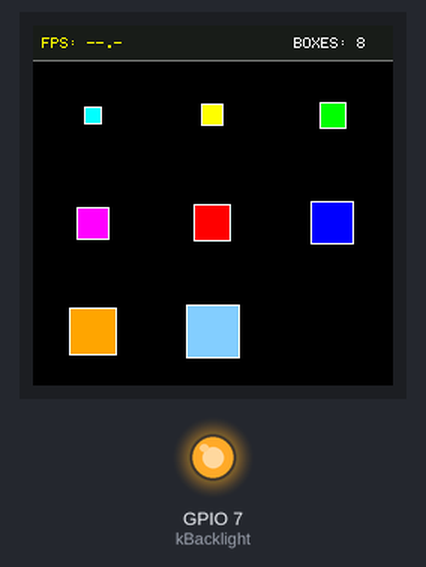
Simulated run of this program. Board: ESP32-S3. Parts: 240×240 colour display, output pins drawn as LEDs (lit = HIGH). What the program prints to the serial monitor is not drawn.

Above: at 0.47 s.
At 4.85 s:
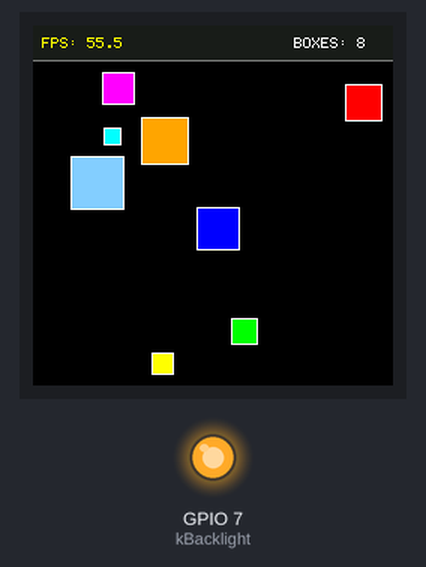
At 9.25 s:
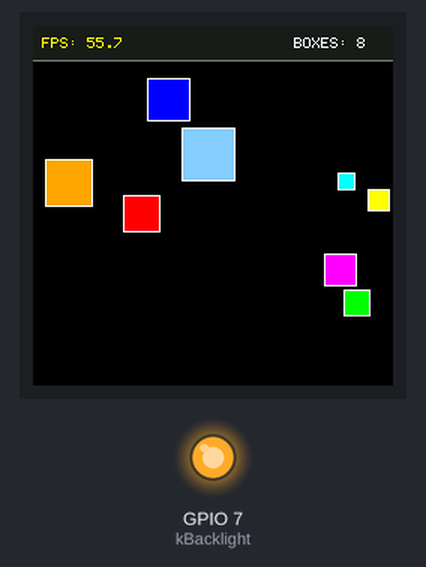
At 19.31 s:
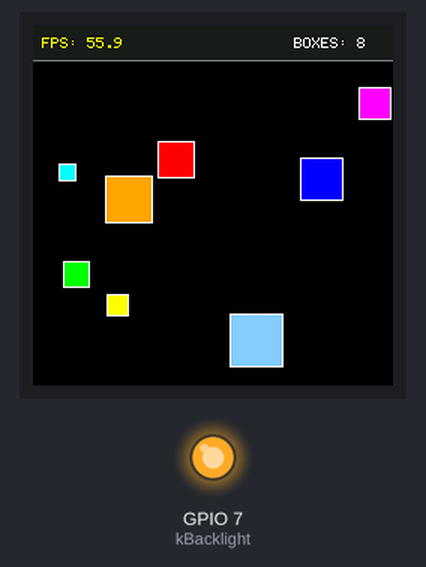
At 29.39 s:
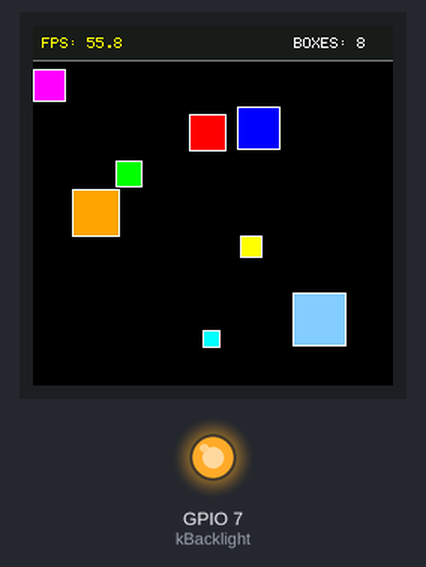
At 39.45 s:
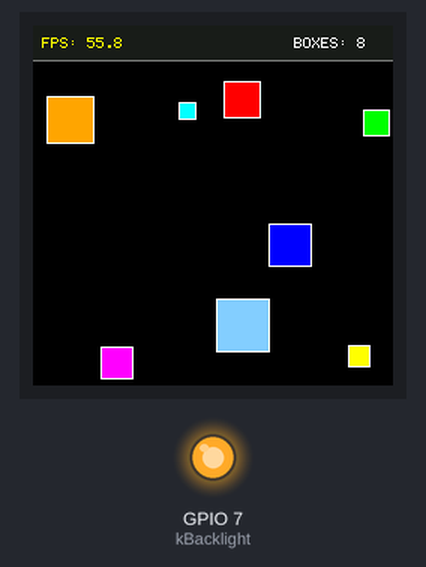

The program:

main.cpp
```cpp
#include <Arduino.h>
#include <SPI.h>
#include <Adafruit_GFX.h>
#include <Adafruit_ST7789.h>

#include "animation.h"
#include "display_config.h"

namespace {
using namespace DisplayConfig;

constexpr int16_t kCanvasWidth = (kRotation & 1) ? kHeight : kWidth;
constexpr int16_t kCanvasHeight = (kRotation & 1) ? kWidth : kHeight;
static_assert(kRotation <= 3 && kBoxCount > 0 && kBoxCount <= 32,
              "Use rotation 0..3 and 1..32 boxes");
static_assert(kMinBoxSize >= 3 && kMaxBoxSize >= kMinBoxSize &&
                  kMaxBoxSize < kCanvasWidth &&
                  kMaxBoxSize < kCanvasHeight - kHudHeight,
              "Boxes must fit the animation area");
static_assert(kHudHeight >= 20 && kCanvasWidth >= 200 && kSpeedScale > 0 &&
                  kFrameIntervalUs > 0 && kFpsUpdateIntervalUs > 0 &&
                  kMaxPhysicsStepUs > 0,
              "Invalid display or timing configuration");

Adafruit_ST7789 display(&SPI, kCs, kDc, kReset);
// 整帧合成，SPI 只传输发生变化的矩形。
GFXcanvas16 frame(kCanvasWidth, kCanvasHeight);
Animation::Box boxes[kBoxCount];
Animation::Rect dirtyRegions[kBoxCount];

constexpr uint16_t kColors[] = {
    ST77XX_CYAN, ST77XX_YELLOW, ST77XX_GREEN, ST77XX_MAGENTA,
    ST77XX_RED, ST77XX_BLUE, 0xFD20, 0x867F};
constexpr size_t kColorCount = sizeof(kColors) / sizeof(kColors[0]);
uint32_t lastFrameUs = 0;
uint32_t fpsWindowStartUs = 0;
uint32_t completedFrames = 0;
char fpsLabel[20] = "FPS: --.-";
bool hudDirty = false;

bool initializeBoxes() {
  for (size_t i = 0; i < kBoxCount; ++i) {
    auto &box = boxes[i];
    box.size = kMinBoxSize + (kMaxBoxSize - kMinBoxSize) * i /
                                (kBoxCount > 1 ? kBoxCount - 1 : 1);
    box.velocityX = (45.0f + (i * 17) % 101) * kSpeedScale *
                    ((i & 1) ? -1.0f : 1.0f);
    box.velocityY = (35.0f + (i * 23) % 91) * kSpeedScale *
                    ((i & 2) ? -1.0f : 1.0f);
    box.color = kColors[i % kColorCount];
  }
  return Animation::arrange(boxes, kBoxCount, kCanvasWidth, kCanvasHeight, kHudHeight);
}

void composeFrame() {
  frame.fillScreen(ST77XX_BLACK);
  for (const auto &box : boxes) {
    const auto rect = box.bounds();
    frame.fillRect(rect.x, rect.y, rect.width, rect.height, box.color);
    frame.drawRect(rect.x, rect.y, rect.width, rect.height, ST77XX_WHITE);
  }

  frame.fillRect(0, 0, kCanvasWidth, kHudHeight, 0x18E3);
  frame.drawFastHLine(0, kHudHeight - 1, kCanvasWidth, 0x7BEF);
  frame.setTextSize(1);
  frame.setTextWrap(false);
  frame.setTextColor(ST77XX_YELLOW);
  frame.setCursor(6, 8);
  frame.print(fpsLabel);
  frame.setTextColor(ST77XX_WHITE);
  frame.setCursor(kCanvasWidth - 66, 8);
  frame.print("BOXES: ");
  frame.print(kBoxCount);
}

void uploadRegion(const Animation::Rect &rect) {
  display.startWrite();
  display.setAddrWindow(rect.x, rect.y, rect.width, rect.height);
  for (int16_t row = 0; row < rect.height; ++row) {
    uint16_t *pixels = frame.getBuffer() + (rect.y + row) * kCanvasWidth + rect.x;
    display.writePixels(pixels, rect.width);
  }
  display.endWrite();
}

void recordCompletedFrame() {
  ++completedFrames;
  const uint32_t now = micros();
  const uint32_t elapsed = now - fpsWindowStartUs;
  if (elapsed >= kFpsUpdateIntervalUs) {
    // 在传输完成后计数，统计包含绘制、SPI 传输和等待的真实帧率。
    const float fps = completedFrames * 1000000.0f / elapsed;
    snprintf(fpsLabel, sizeof(fpsLabel), "FPS: %4.1f", fps);
    completedFrames = 0;
    fpsWindowStartUs = now;
    hudDirty = true;  // 下一帧将新读数绘制到屏幕。
  }
}
}  // namespace

void setup() {
  pinMode(kBacklight, OUTPUT);
  digitalWrite(kBacklight, kBacklightOn == HIGH ? LOW : HIGH);
  Serial.begin(115200);
  Serial.println("\nESP32-S3 N16R8 / ST7789 multi-box animation");
  Serial.printf("Flash: %u MB, PSRAM: %u MB\n",
                static_cast<unsigned>(ESP.getFlashChipSize() / (1024 * 1024)),
                static_cast<unsigned>(ESP.getPsramSize() / (1024 * 1024)));

  if (frame.getBuffer() == nullptr) {
    while (true) {
      Serial.println("ERROR: display frame buffer allocation failed");
      delay(1000);
    }
  }

  SPI.begin(kSck, -1, kMosi, kCs);
  display.init(kWidth, kHeight, SPI_MODE0);
  display.setSPISpeed(kSpiFrequency);
  display.setRotation(kRotation);
  display.invertDisplay(kInvertColors);

  if (!initializeBoxes()) {
    display.fillScreen(ST77XX_BLACK);
    display.setCursor(8, 40);
    display.setTextColor(ST77XX_RED);
    display.print("Too many / too large boxes");
    digitalWrite(kBacklight, kBacklightOn);
    while (true) {
      Serial.println("ERROR: boxes do not fit; reduce box count or maximum size");
      delay(1000);
    }
  }
  composeFrame();
  uploadRegion({0, 0, kCanvasWidth, kCanvasHeight});
  digitalWrite(kBacklight, kBacklightOn);
  lastFrameUs = micros();
  fpsWindowStartUs = lastFrameUs;
  Serial.printf("Display: %d x %d; boxes: %u; animation started\n",
                display.width(), display.height(), static_cast<unsigned>(kBoxCount));
}

void loop() {
  const uint32_t now = micros();
  const uint32_t elapsed = now - lastFrameUs;  // 无符号相减支持 micros() 回绕。
  if (elapsed < kFrameIntervalUs) {
    delay(1);
    return;
  }
  lastFrameUs = now;
  const float seconds = min(elapsed, kMaxPhysicsStepUs) / 1000000.0f;

  for (size_t i = 0; i < kBoxCount; ++i) {
    dirtyRegions[i] = boxes[i].bounds();
  }
  Animation::advanceAll(boxes, kBoxCount, seconds, kCanvasWidth, kCanvasHeight, kHudHeight);
  for (size_t i = 0; i < kBoxCount; ++i) {
    dirtyRegions[i] = Animation::combine(dirtyRegions[i], boxes[i].bounds());
  }

  composeFrame();
  for (const auto &region : dirtyRegions) {
    uploadRegion(region);
  }
  if (hudDirty) {
    uploadRegion({0, 0, kCanvasWidth, kHudHeight});
    hudDirty = false;
  }
  recordCompletedFrame();
}
```

animation.h
```cpp
#pragma once

#include <algorithm>
#include <cmath>
#include <stddef.h>
#include <stdint.h>

namespace Animation {
struct Rect {
  int16_t x, y, width, height;
};

struct Box {
  float x, y;
  float velocityX, velocityY;  // 像素/秒。
  int16_t size;
  uint16_t color;

  Rect bounds() const {
    return {static_cast<int16_t>(x), static_cast<int16_t>(y), size, size};
  }
};

// 保留越界距离，使反弹前后的运动速度一致，也支持一次跨越多个边界。
inline void moveAxis(float &position, float &velocity, float elapsedSeconds,
                     float lower, float upper) {
  if (upper <= lower) {
    position = lower;
    return;
  }
  position += velocity * elapsedSeconds;
  while (position < lower || position > upper) {
    if (position < lower) {
      position = 2.0f * lower - position;
      velocity = -velocity;
    }
    if (position > upper) {
      position = 2.0f * upper - position;
      velocity = -velocity;
    }
  }
  if ((position == lower && velocity < 0) ||
      (position == upper && velocity > 0)) {
    velocity = -velocity;
  }
}

inline void advance(Box &box, float elapsedSeconds, int16_t width,
                    int16_t height, int16_t top) {
  moveAxis(box.x, box.velocityX, elapsedSeconds, 0, width - box.size);
  moveAxis(box.y, box.velocityY, elapsedSeconds, top, height - box.size);
}

// 选择接近正方形的网格，每个方块在独立单元中居中，初始状态留有间隔。
inline bool arrange(Box *boxes, size_t count, int16_t width,
                    int16_t height, int16_t top) {
  if (count == 0 || width <= 0 || height <= top) return false;
  int16_t largest = 0;
  for (size_t i = 0; i < count; ++i) largest = std::max(largest, boxes[i].size);
  size_t columns = 0;
  int bestDifference = 32767;
  for (size_t candidate = 1; candidate <= count; ++candidate) {
    const size_t rows = (count + candidate - 1) / candidate;
    const int cellWidth = width / candidate;
    const int cellHeight = (height - top) / rows;
    if (cellWidth < largest + 2 || cellHeight < largest + 2) continue;
    const int difference = std::abs(cellWidth - cellHeight);
    if (difference < bestDifference) {
      columns = candidate;
      bestDifference = difference;
    }
  }
  if (columns == 0) return false;
  const int cellWidth = width / columns;
  const int cellHeight = (height - top) / ((count + columns - 1) / columns);
  for (size_t i = 0; i < count; ++i) {
    boxes[i].x = (i % columns) * cellWidth + (cellWidth - boxes[i].size) / 2;
    boxes[i].y = top + (i / columns) * cellHeight + (cellHeight - boxes[i].size) / 2;
  }
  return true;
}

// 沿一个轴扫描移动路径，停在最近的墙或方块前，不先重叠再推开。
inline void moveWithCollisions(Box *boxes, size_t count, size_t index,
                               bool horizontal, float seconds,
                               int16_t width, int16_t height, int16_t top) {
  Box &box = boxes[index];
  float &position = horizontal ? box.x : box.y;
  float &velocity = horizontal ? box.velocityX : box.velocityY;
  if (velocity == 0) return;
  const bool positive = velocity > 0;
  const float perpendicular = horizontal ? box.y : box.x;
  float limit = positive ? (horizontal ? width : height) - box.size
                         : (horizontal ? 0 : top);
  size_t blocker = count;  // count 表示碰到墙。
  constexpr float gap = 1.0f / 64.0f;  // 小间隙避免浮点误差导致渗透。
  for (size_t i = 0; i < count; ++i) {
    if (i == index) continue;
    const Box &other = boxes[i];
    const float otherPerpendicular = horizontal ? other.y : other.x;
    if (perpendicular + box.size <= otherPerpendicular ||
        otherPerpendicular + other.size <= perpendicular) continue;
    const float otherPosition = horizontal ? other.x : other.y;
    if (positive && otherPosition >= position + box.size) {
      const float edge = std::max(position, otherPosition - box.size - gap);
      if (edge < limit) { limit = edge; blocker = i; }
    } else if (!positive && otherPosition + other.size <= position) {
      const float edge = std::min(position, otherPosition + other.size + gap);
      if (edge > limit) { limit = edge; blocker = i; }
    }
  }

  const float target = position + velocity * seconds;
  if ((positive && target < limit) || (!positive && target > limit)) {
    position = target;
    return;
  }
  position = limit;
  if (blocker == count) {
    velocity = -velocity;
  } else {
    float &otherVelocity = horizontal ? boxes[blocker].velocityX
                                     : boxes[blocker].velocityY;
    // 仅在相互靠近时交换法向速度；沿接触面方向的速度不变。
    if ((positive && velocity > otherVelocity) ||
        (!positive && velocity < otherVelocity)) {
      std::swap(velocity, otherVelocity);
    }
  }
}

inline void advanceAll(Box *boxes, size_t count, float seconds,
                       int16_t width, int16_t height, int16_t top) {
  if (seconds <= 0 || count == 0) return;
  float maxSpeed = 0;
  for (size_t i = 0; i < count; ++i) {
    maxSpeed = std::max(maxSpeed, std::fabs(boxes[i].velocityX));
    maxSpeed = std::max(maxSpeed, std::fabs(boxes[i].velocityY));
  }
  // 每个轴每小步最多移动半个像素，降低顺序更新带来的运动偏差。
  const int steps = std::max(1, static_cast<int>(std::ceil(maxSpeed * seconds * 2)));
  const float stepSeconds = seconds / steps;
  for (int step = 0; step < steps; ++step) {
    for (size_t i = 0; i < count; ++i) {
      moveWithCollisions(boxes, count, i, true, stepSeconds, width, height, top);
    }
    for (size_t i = 0; i < count; ++i) {
      moveWithCollisions(boxes, count, i, false, stepSeconds, width, height, top);
    }
  }
}

inline Rect combine(const Rect &a, const Rect &b) {
  const int16_t x = std::min(a.x, b.x);
  const int16_t y = std::min(a.y, b.y);
  return {x, y,
          static_cast<int16_t>(std::max(a.x + a.width, b.x + b.width) - x),
          static_cast<int16_t>(std::max(a.y + a.height, b.y + b.height) - y)};
}
}  // namespace Animation
```

display_config.h
```cpp
#pragma once

#include <Arduino.h>

namespace DisplayConfig {
// ST7789 接线；SDA 是 SPI MOSI，不是 I2C SDA。
constexpr int8_t kSck = 12;
constexpr int8_t kMosi = 11;
constexpr int8_t kReset = 8;
constexpr int8_t kDc = 9;
constexpr int8_t kCs = 10;
constexpr int8_t kBacklight = 7;

constexpr uint16_t kWidth = 240;
constexpr uint16_t kHeight = 240;
constexpr uint8_t kRotation = 0;  // 0 / 1 / 2 / 3
constexpr bool kInvertColors = true;
constexpr uint8_t kBacklightOn = HIGH;  // 低电平点亮的模块改成 LOW。
constexpr uint32_t kSpiFrequency = 20000000;  // 20 MHz

constexpr uint8_t kBoxCount = 8;
constexpr int16_t kMinBoxSize = 12;
constexpr int16_t kMaxBoxSize = 36;
constexpr float kSpeedScale = 1.0f;  // 所有方块的速度倍率。
constexpr int16_t kHudHeight = 24;  // 顶部 FPS 信息栏，不参与弹跳。
constexpr uint32_t kFrameIntervalUs = 16667;  // 帧率上限约 60 FPS。
constexpr uint32_t kFpsUpdateIntervalUs = 500000;  // 每 0.5 秒更新实测 FPS。
constexpr uint32_t kMaxPhysicsStepUs = 50000;  // 暂停后避免物体大幅跳跃。
}  // namespace DisplayConfig
```
